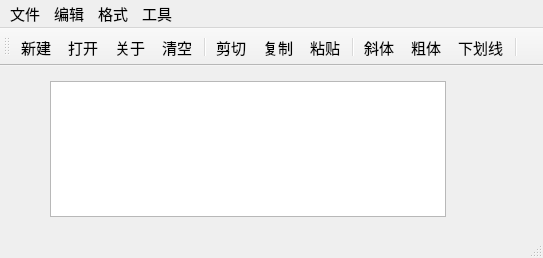
<?xml version="1.0" encoding="UTF-8"?>
<ui version="4.0">
 <class>QWMainWind</class>
 <widget class="QMainWindow" name="QWMainWind">
  <property name="geometry">
   <rect>
    <x>0</x>
    <y>0</y>
    <width>543</width>
    <height>258</height>
   </rect>
  </property>
  <property name="font">
   <font>
    <pointsize>11</pointsize>
   </font>
  </property>
  <property name="windowTitle">
   <string>QWMainWind</string>
  </property>
  <widget class="QWidget" name="centralWidget">
   <widget class="QTextEdit" name="txtEdit">
    <property name="geometry">
     <rect>
      <x>50</x>
      <y>15</y>
      <width>396</width>
      <height>136</height>
     </rect>
    </property>
    <property name="font">
     <font>
      <pointsize>16</pointsize>
     </font>
    </property>
   </widget>
  </widget>
  <widget class="QMenuBar" name="menuBar">
   <property name="geometry">
    <rect>
     <x>0</x>
     <y>0</y>
     <width>543</width>
     <height>25</height>
    </rect>
   </property>
   <widget class="QMenu" name="menu">
    <property name="title">
     <string>文件</string>
    </property>
    <addaction name="actNew"/>
    <addaction name="actOpen"/>
    <addaction name="separator"/>
    <addaction name="actClose"/>
   </widget>
   <widget class="QMenu" name="menu_2">
    <property name="title">
     <string>编辑</string>
    </property>
    <addaction name="actCut"/>
    <addaction name="actCopy"/>
    <addaction name="actPaste"/>
    <addaction name="separator"/>
    <addaction name="actClear"/>
   </widget>
   <widget class="QMenu" name="menu_3">
    <property name="title">
     <string>格式</string>
    </property>
    <addaction name="actFontBold"/>
    <addaction name="actFontItalic"/>
    <addaction name="actFontUnder"/>
    <addaction name="separator"/>
    <addaction name="actToolbarLab"/>
   </widget>
   <widget class="QMenu" name="menu_4">
    <property name="title">
     <string>工具</string>
    </property>
    <addaction name="actAbout"/>
   </widget>
   <addaction name="menu"/>
   <addaction name="menu_2"/>
   <addaction name="menu_3"/>
   <addaction name="menu_4"/>
  </widget>
  <widget class="QToolBar" name="mainToolBar">
   <property name="toolButtonStyle">
    <enum>Qt::ToolButtonStyle::ToolButtonTextUnderIcon</enum>
   </property>
   <attribute name="toolBarArea">
    <enum>TopToolBarArea</enum>
   </attribute>
   <attribute name="toolBarBreak">
    <bool>false</bool>
   </attribute>
   <addaction name="actNew"/>
   <addaction name="actOpen"/>
   <addaction name="actAbout"/>
   <addaction name="actClear"/>
   <addaction name="separator"/>
   <addaction name="actCut"/>
   <addaction name="actCopy"/>
   <addaction name="actPaste"/>
   <addaction name="separator"/>
   <addaction name="actFontItalic"/>
   <addaction name="actFontBold"/>
   <addaction name="actFontUnder"/>
   <addaction name="separator"/>
  </widget>
  <widget class="QStatusBar" name="statusBar"/>
  <action name="actCut">
   <property name="icon">
    <iconset resource="res.qrc">
     <normaloff>:/images/images/cut.bmp</normaloff>:/images/images/cut.bmp</iconset>
   </property>
   <property name="text">
    <string>剪切</string>
   </property>
   <property name="toolTip">
    <string>剪切</string>
   </property>
   <property name="shortcut">
    <string>Ctrl+X</string>
   </property>
  </action>
  <action name="actCopy">
   <property name="icon">
    <iconset resource="res.qrc">
     <normaloff>:/images/images/120.bmp</normaloff>:/images/images/120.bmp</iconset>
   </property>
   <property name="text">
    <string>复制</string>
   </property>
   <property name="toolTip">
    <string>复制</string>
   </property>
   <property name="shortcut">
    <string>Ctrl+C</string>
   </property>
  </action>
  <action name="actPaste">
   <property name="icon">
    <iconset resource="res.qrc">
     <normaloff>:/images/images/paste.bmp</normaloff>:/images/images/paste.bmp</iconset>
   </property>
   <property name="text">
    <string>粘贴</string>
   </property>
   <property name="toolTip">
    <string>粘贴</string>
   </property>
   <property name="shortcut">
    <string>Ctrl+V</string>
   </property>
  </action>
  <action name="actFontBold">
   <property name="checkable">
    <bool>true</bool>
   </property>
   <property name="icon">
    <iconset resource="res.qrc">
     <normaloff>:/images/images/BLD.BMP</normaloff>:/images/images/BLD.BMP</iconset>
   </property>
   <property name="text">
    <string>粗体</string>
   </property>
   <property name="toolTip">
    <string>粗体</string>
   </property>
  </action>
  <action name="actFontItalic">
   <property name="checkable">
    <bool>true</bool>
   </property>
   <property name="icon">
    <iconset resource="res.qrc">
     <normaloff>:/images/images/ITL.BMP</normaloff>:/images/images/ITL.BMP</iconset>
   </property>
   <property name="text">
    <string>斜体</string>
   </property>
   <property name="toolTip">
    <string>斜体</string>
   </property>
  </action>
  <action name="actFontUnder">
   <property name="checkable">
    <bool>true</bool>
   </property>
   <property name="icon">
    <iconset resource="res.qrc">
     <normaloff>:/images/images/WORDUNDR.BMP</normaloff>:/images/images/WORDUNDR.BMP</iconset>
   </property>
   <property name="text">
    <string>下划线</string>
   </property>
   <property name="toolTip">
    <string>下划线</string>
   </property>
  </action>
  <action name="actClose">
   <property name="icon">
    <iconset resource="res.qrc">
     <normaloff>:/images/images/exit.bmp</normaloff>:/images/images/exit.bmp</iconset>
   </property>
   <property name="text">
    <string>退出</string>
   </property>
   <property name="toolTip">
    <string>退出</string>
   </property>
  </action>
  <action name="actOpen">
   <property name="icon">
    <iconset resource="res.qrc">
     <normaloff>:/images/images/open3.bmp</normaloff>:/images/images/open3.bmp</iconset>
   </property>
   <property name="text">
    <string>打开...</string>
   </property>
   <property name="toolTip">
    <string>打开文件</string>
   </property>
   <property name="shortcut">
    <string>Ctrl+O</string>
   </property>
  </action>
  <action name="actClear">
   <property name="icon">
    <iconset resource="res.qrc">
     <normaloff>:/images/images/103.bmp</normaloff>:/images/images/103.bmp</iconset>
   </property>
   <property name="text">
    <string>清空</string>
   </property>
   <property name="toolTip">
    <string>清空内容</string>
   </property>
  </action>
  <action name="actFont">
   <property name="icon">
    <iconset resource="res.qrc">
     <normaloff>:/images/images/20.ico</normaloff>:/images/images/20.ico</iconset>
   </property>
   <property name="text">
    <string>字体...</string>
   </property>
   <property name="toolTip">
    <string>字体设置</string>
   </property>
  </action>
  <action name="actNew">
   <property name="icon">
    <iconset resource="res.qrc">
     <normaloff>:/images/images/new2.bmp</normaloff>:/images/images/new2.bmp</iconset>
   </property>
   <property name="text">
    <string>新建</string>
   </property>
   <property name="shortcut">
    <string>Ctrl+N</string>
   </property>
  </action>
  <action name="actToolbarLab">
   <property name="checkable">
    <bool>true</bool>
   </property>
   <property name="checked">
    <bool>true</bool>
   </property>
   <property name="text">
    <string>显示工具栏文字标签</string>
   </property>
   <property name="menuRole">
    <enum>QAction::MenuRole::TextHeuristicRole</enum>
   </property>
  </action>
  <action name="actAbout">
   <property name="checkable">
    <bool>true</bool>
   </property>
   <property name="icon">
    <iconset theme="QIcon::ThemeIcon::HelpFaq"/>
   </property>
   <property name="text">
    <string>关于</string>
   </property>
  </action>
  <action name="actionhelp">
   <property name="text">
    <string>help</string>
   </property>
  </action>
 </widget>
 <layoutdefault spacing="6" margin="11"/>
 <resources>
  <include location="res.qrc"/>
 </resources>
 <connections>
  <connection>
   <sender>actClose</sender>
   <signal>triggered()</signal>
   <receiver>QWMainWind</receiver>
   <slot>close()</slot>
   <hints>
    <hint type="sourcelabel">
     <x>-1</x>
     <y>-1</y>
    </hint>
    <hint type="destinationlabel">
     <x>422</x>
     <y>254</y>
    </hint>
   </hints>
  </connection>
  <connection>
   <sender>actClear</sender>
   <signal>triggered()</signal>
   <receiver>txtEdit</receiver>
   <slot>clear()</slot>
   <hints>
    <hint type="sourcelabel">
     <x>-1</x>
     <y>-1</y>
    </hint>
    <hint type="destinationlabel">
     <x>260</x>
     <y>232</y>
    </hint>
   </hints>
  </connection>
  <connection>
   <sender>actCut</sender>
   <signal>triggered()</signal>
   <receiver>txtEdit</receiver>
   <slot>cut()</slot>
   <hints>
    <hint type="sourcelabel">
     <x>-1</x>
     <y>-1</y>
    </hint>
    <hint type="destinationlabel">
     <x>260</x>
     <y>232</y>
    </hint>
   </hints>
  </connection>
  <connection>
   <sender>actCopy</sender>
   <signal>triggered()</signal>
   <receiver>txtEdit</receiver>
   <slot>copy()</slot>
   <hints>
    <hint type="sourcelabel">
     <x>-1</x>
     <y>-1</y>
    </hint>
    <hint type="destinationlabel">
     <x>260</x>
     <y>232</y>
    </hint>
   </hints>
  </connection>
  <connection>
   <sender>actPaste</sender>
   <signal>triggered()</signal>
   <receiver>txtEdit</receiver>
   <slot>paste()</slot>
   <hints>
    <hint type="sourcelabel">
     <x>-1</x>
     <y>-1</y>
    </hint>
    <hint type="destinationlabel">
     <x>260</x>
     <y>232</y>
    </hint>
   </hints>
  </connection>
 </connections>
</ui>
